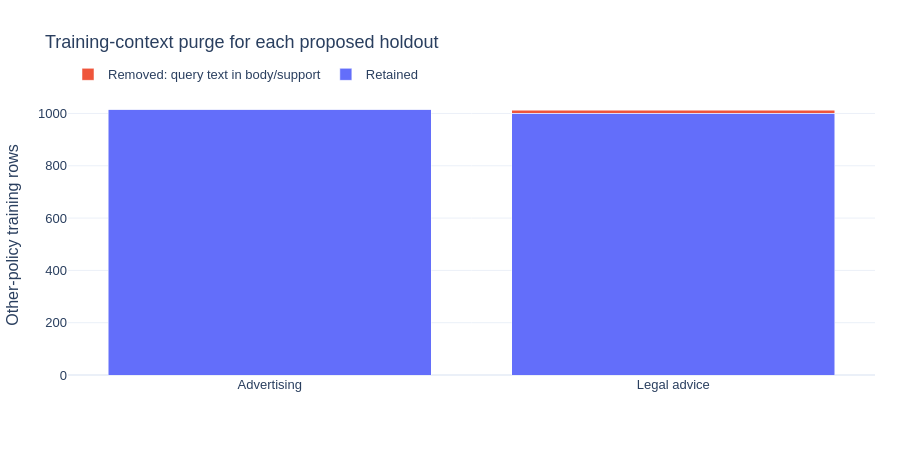

The notebook cell this image was saved under:
### Markdown cell above
## 6 · Rule separation is not enough

For each proposed holdout, the canonical purge removes an other-policy training row when its body **or any of its four support fields** contains a normalized novel-query body. Inspect blocked folds rather than forcing a score. This reuses existing validation code; it does not apply the unmerged PR #29 correction.

### Code cell
plot = figure(summary, 'training_purge')
figures.append(plot)
plot.show(renderer="plotly_mimetype")

### Figure 1 — Plotly figure (JSON) as saved in the notebook; plotly's stock layout.template omitted (floating-point values rounded to 4 significant figures)
{"data": [{"name": "Retained", "type": "bar", "x": ["Advertising", "Legal advice"], "y": [1016, 1001]}, {"name": "Removed: query text in body/support", "type": "bar", "x": ["Advertising", "Legal advice"], "y": [1, 11]}], "layout": {"barmode": "stack", "font": {"family": "Arial", "size": 13}, "height": 460, "legend": {"orientation": "h", "x": 0, "y": 1.02, "yanchor": "bottom"}, "margin": {"b": 85, "l": 65, "r": 25, "t": 95}, "title": {"text": "Training-context purge for each proposed holdout"}, "yaxis": {"rangemode": "tozero", "title": {"text": "Other-policy training rows"}}}}
